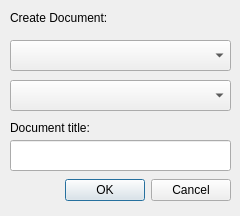
<ui version="4.0" >
 <class>New_Document_Dialog</class>
 <widget class="QDialog" name="New_Document_Dialog" >
  <property name="enabled" >
   <bool>true</bool>
  </property>
  <property name="geometry" >
   <rect>
    <x>0</x>
    <y>0</y>
    <width>240</width>
    <height>216</height>
   </rect>
  </property>
  <property name="windowTitle" >
   <string>Dialog</string>
  </property>
  <widget class="QDialogButtonBox" name="New_Document_Confirm" >
   <property name="geometry" >
    <rect>
     <x>20</x>
     <y>170</y>
     <width>211</width>
     <height>41</height>
    </rect>
   </property>
   <property name="orientation" >
    <enum>Qt::Horizontal</enum>
   </property>
   <property name="standardButtons" >
    <set>QDialogButtonBox::Cancel|QDialogButtonBox::Ok</set>
   </property>
  </widget>
  <widget class="QLabel" name="label" >
   <property name="geometry" >
    <rect>
     <x>10</x>
     <y>10</y>
     <width>141</width>
     <height>16</height>
    </rect>
   </property>
   <property name="text" >
    <string>Create Document:</string>
   </property>
  </widget>
  <widget class="QComboBox" name="Select_Project_Box" >
   <property name="geometry" >
    <rect>
     <x>10</x>
     <y>40</y>
     <width>221</width>
     <height>31</height>
    </rect>
   </property>
  </widget>
  <widget class="QComboBox" name="Select_Type_Box" >
   <property name="geometry" >
    <rect>
     <x>10</x>
     <y>80</y>
     <width>221</width>
     <height>31</height>
    </rect>
   </property>
  </widget>
  <widget class="QLineEdit" name="document_title" >
   <property name="geometry" >
    <rect>
     <x>10</x>
     <y>140</y>
     <width>221</width>
     <height>31</height>
    </rect>
   </property>
  </widget>
  <widget class="QLabel" name="label_2" >
   <property name="geometry" >
    <rect>
     <x>10</x>
     <y>120</y>
     <width>111</width>
     <height>16</height>
    </rect>
   </property>
   <property name="text" >
    <string>Document title:</string>
   </property>
  </widget>
 </widget>
 <resources/>
 <connections>
  <connection>
   <sender>New_Document_Confirm</sender>
   <signal>rejected()</signal>
   <receiver>New_Document_Dialog</receiver>
   <slot>close()</slot>
   <hints>
    <hint type="sourcelabel" >
     <x>316</x>
     <y>260</y>
    </hint>
    <hint type="destinationlabel" >
     <x>286</x>
     <y>274</y>
    </hint>
   </hints>
  </connection>
 </connections>
</ui>
